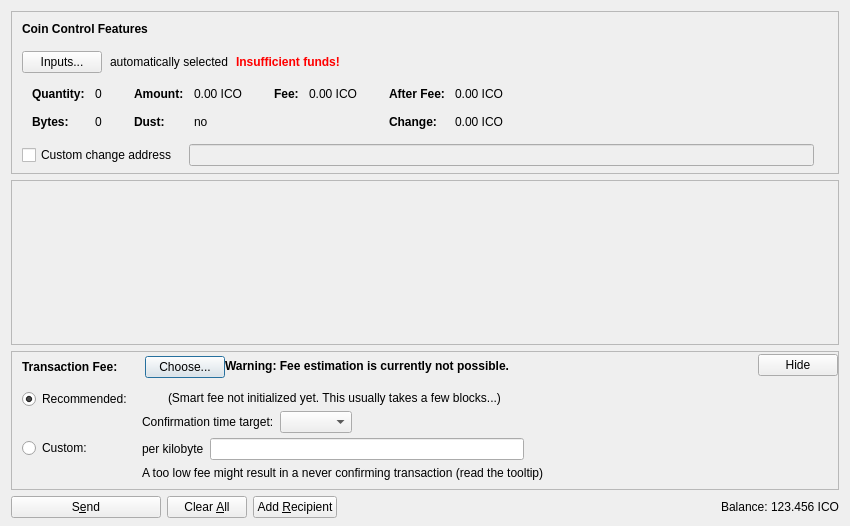
<?xml version="1.0" encoding="UTF-8"?>
<ui version="4.0">
 <class>SendCoinsDialog</class>
 <widget class="QDialog" name="SendCoinsDialog">
  <property name="geometry">
   <rect>
    <x>0</x>
    <y>0</y>
    <width>850</width>
    <height>526</height>
   </rect>
  </property>
  <property name="windowTitle">
   <string>Send Coins</string>
  </property>
  <layout class="QVBoxLayout" name="verticalLayout" stretch="0,1,0,0">
   <property name="bottomMargin">
    <number>8</number>
   </property>
   <item>
    <widget class="QFrame" name="frameCoinControl">
     <property name="sizePolicy">
      <sizepolicy hsizetype="Expanding" vsizetype="Expanding">
       <horstretch>0</horstretch>
       <verstretch>0</verstretch>
      </sizepolicy>
     </property>
     <property name="maximumSize">
      <size>
       <width>16777215</width>
       <height>16777215</height>
      </size>
     </property>
     <property name="frameShape">
      <enum>QFrame::StyledPanel</enum>
     </property>
     <property name="frameShadow">
      <enum>QFrame::Sunken</enum>
     </property>
     <layout class="QVBoxLayout" name="verticalLayoutCoinControl2">
      <property name="spacing">
       <number>0</number>
      </property>
      <property name="leftMargin">
       <number>0</number>
      </property>
      <property name="topMargin">
       <number>0</number>
      </property>
      <property name="rightMargin">
       <number>0</number>
      </property>
      <property name="bottomMargin">
       <number>6</number>
      </property>
      <item>
       <layout class="QVBoxLayout" name="verticalLayoutCoinControl" stretch="0,0,0,0,1">
        <property name="spacing">
         <number>0</number>
        </property>
        <property name="leftMargin">
         <number>10</number>
        </property>
        <property name="topMargin">
         <number>10</number>
        </property>
        <item>
         <layout class="QHBoxLayout" name="horizontalLayoutCoinControl1">
          <property name="bottomMargin">
           <number>15</number>
          </property>
          <item>
           <widget class="QLabel" name="labelCoinControlFeatures">
            <property name="sizePolicy">
             <sizepolicy hsizetype="Preferred" vsizetype="Maximum">
              <horstretch>0</horstretch>
              <verstretch>0</verstretch>
             </sizepolicy>
            </property>
            <property name="font">
             <font>
              <weight>75</weight>
              <bold>true</bold>
             </font>
            </property>
            <property name="styleSheet">
             <string notr="true">font-weight:bold;</string>
            </property>
            <property name="text">
             <string>Coin Control Features</string>
            </property>
           </widget>
          </item>
         </layout>
        </item>
        <item>
         <layout class="QHBoxLayout" name="horizontalLayoutCoinControl2" stretch="0,0,0,0">
          <property name="spacing">
           <number>8</number>
          </property>
          <property name="bottomMargin">
           <number>10</number>
          </property>
          <item>
           <widget class="QPushButton" name="pushButtonCoinControl">
            <property name="styleSheet">
             <string notr="true"/>
            </property>
            <property name="text">
             <string>Inputs...</string>
            </property>
            <property name="autoDefault">
             <bool>false</bool>
            </property>
           </widget>
          </item>
          <item>
           <widget class="QLabel" name="labelCoinControlAutomaticallySelected">
            <property name="text">
             <string>automatically selected</string>
            </property>
            <property name="margin">
             <number>5</number>
            </property>
           </widget>
          </item>
          <item>
           <widget class="QLabel" name="labelCoinControlInsuffFunds">
            <property name="font">
             <font>
              <weight>75</weight>
              <bold>true</bold>
             </font>
            </property>
            <property name="styleSheet">
             <string notr="true">color:red;font-weight:bold;</string>
            </property>
            <property name="text">
             <string>Insufficient funds!</string>
            </property>
            <property name="margin">
             <number>5</number>
            </property>
           </widget>
          </item>
          <item>
           <spacer name="horizontalSpacerCoinControl">
            <property name="orientation">
             <enum>Qt::Horizontal</enum>
            </property>
            <property name="sizeHint" stdset="0">
             <size>
              <width>40</width>
              <height>1</height>
             </size>
            </property>
           </spacer>
          </item>
         </layout>
        </item>
        <item>
         <widget class="QWidget" name="widgetCoinControl" native="true">
          <property name="sizePolicy">
           <sizepolicy hsizetype="Preferred" vsizetype="Preferred">
            <horstretch>0</horstretch>
            <verstretch>0</verstretch>
           </sizepolicy>
          </property>
          <property name="minimumSize">
           <size>
            <width>0</width>
            <height>0</height>
           </size>
          </property>
          <property name="styleSheet">
           <string notr="true"/>
          </property>
          <layout class="QHBoxLayout" name="horizontalLayoutCoinControl5">
           <property name="leftMargin">
            <number>0</number>
           </property>
           <property name="topMargin">
            <number>0</number>
           </property>
           <property name="rightMargin">
            <number>0</number>
           </property>
           <property name="bottomMargin">
            <number>0</number>
           </property>
           <item>
            <layout class="QHBoxLayout" name="horizontalLayoutCoinControl3" stretch="0,0,0,1">
             <property name="spacing">
              <number>20</number>
             </property>
             <property name="topMargin">
              <number>0</number>
             </property>
             <property name="bottomMargin">
              <number>10</number>
             </property>
             <item>
              <layout class="QFormLayout" name="formLayoutCoinControl1">
               <property name="horizontalSpacing">
                <number>10</number>
               </property>
               <property name="verticalSpacing">
                <number>14</number>
               </property>
               <property name="leftMargin">
                <number>10</number>
               </property>
               <property name="topMargin">
                <number>4</number>
               </property>
               <property name="rightMargin">
                <number>6</number>
               </property>
               <item row="0" column="0">
                <widget class="QLabel" name="labelCoinControlQuantityText">
                 <property name="font">
                  <font>
                   <weight>75</weight>
                   <bold>true</bold>
                  </font>
                 </property>
                 <property name="text">
                  <string>Quantity:</string>
                 </property>
                 <property name="margin">
                  <number>0</number>
                 </property>
                </widget>
               </item>
               <item row="0" column="1">
                <widget class="QLabel" name="labelCoinControlQuantity">
                 <property name="cursor">
                  <cursorShape>IBeamCursor</cursorShape>
                 </property>
                 <property name="contextMenuPolicy">
                  <enum>Qt::ActionsContextMenu</enum>
                 </property>
                 <property name="text">
                  <string notr="true">0</string>
                 </property>
                 <property name="margin">
                  <number>0</number>
                 </property>
                 <property name="textInteractionFlags">
                  <set>Qt::LinksAccessibleByMouse|Qt::TextSelectableByKeyboard|Qt::TextSelectableByMouse</set>
                 </property>
                </widget>
               </item>
               <item row="1" column="0">
                <widget class="QLabel" name="labelCoinControlBytesText">
                 <property name="font">
                  <font>
                   <weight>75</weight>
                   <bold>true</bold>
                  </font>
                 </property>
                 <property name="text">
                  <string>Bytes:</string>
                 </property>
                </widget>
               </item>
               <item row="1" column="1">
                <widget class="QLabel" name="labelCoinControlBytes">
                 <property name="cursor">
                  <cursorShape>IBeamCursor</cursorShape>
                 </property>
                 <property name="contextMenuPolicy">
                  <enum>Qt::ActionsContextMenu</enum>
                 </property>
                 <property name="text">
                  <string notr="true">0</string>
                 </property>
                 <property name="textInteractionFlags">
                  <set>Qt::LinksAccessibleByMouse|Qt::TextSelectableByKeyboard|Qt::TextSelectableByMouse</set>
                 </property>
                </widget>
               </item>
              </layout>
             </item>
             <item>
              <layout class="QFormLayout" name="formLayoutCoinControl2">
               <property name="horizontalSpacing">
                <number>10</number>
               </property>
               <property name="verticalSpacing">
                <number>14</number>
               </property>
               <property name="leftMargin">
                <number>6</number>
               </property>
               <property name="topMargin">
                <number>4</number>
               </property>
               <property name="rightMargin">
                <number>6</number>
               </property>
               <item row="0" column="0">
                <widget class="QLabel" name="labelCoinControlAmountText">
                 <property name="font">
                  <font>
                   <weight>75</weight>
                   <bold>true</bold>
                  </font>
                 </property>
                 <property name="text">
                  <string>Amount:</string>
                 </property>
                 <property name="margin">
                  <number>0</number>
                 </property>
                </widget>
               </item>
               <item row="0" column="1">
                <widget class="QLabel" name="labelCoinControlAmount">
                 <property name="cursor">
                  <cursorShape>IBeamCursor</cursorShape>
                 </property>
                 <property name="contextMenuPolicy">
                  <enum>Qt::ActionsContextMenu</enum>
                 </property>
                 <property name="text">
                  <string notr="true">0.00 ICO</string>
                 </property>
                 <property name="textInteractionFlags">
                  <set>Qt::LinksAccessibleByMouse|Qt::TextSelectableByKeyboard|Qt::TextSelectableByMouse</set>
                 </property>
                </widget>
               </item>
               <item row="1" column="0">
                <widget class="QLabel" name="labelCoinControlLowOutputText">
                 <property name="font">
                  <font>
                   <weight>75</weight>
                   <bold>true</bold>
                  </font>
                 </property>
                 <property name="text">
                  <string>Dust:</string>
                 </property>
                </widget>
               </item>
               <item row="1" column="1">
                <widget class="QLabel" name="labelCoinControlLowOutput">
                 <property name="cursor">
                  <cursorShape>IBeamCursor</cursorShape>
                 </property>
                 <property name="contextMenuPolicy">
                  <enum>Qt::ActionsContextMenu</enum>
                 </property>
                 <property name="text">
                  <string notr="true">no</string>
                 </property>
                 <property name="textInteractionFlags">
                  <set>Qt::LinksAccessibleByMouse|Qt::TextSelectableByKeyboard|Qt::TextSelectableByMouse</set>
                 </property>
                </widget>
               </item>
              </layout>
             </item>
             <item>
              <layout class="QFormLayout" name="formLayoutCoinControl3">
               <property name="horizontalSpacing">
                <number>10</number>
               </property>
               <property name="verticalSpacing">
                <number>14</number>
               </property>
               <property name="leftMargin">
                <number>6</number>
               </property>
               <property name="topMargin">
                <number>4</number>
               </property>
               <property name="rightMargin">
                <number>6</number>
               </property>
               <item row="0" column="0">
                <widget class="QLabel" name="labelCoinControlFeeText">
                 <property name="font">
                  <font>
                   <weight>75</weight>
                   <bold>true</bold>
                  </font>
                 </property>
                 <property name="text">
                  <string>Fee:</string>
                 </property>
                 <property name="margin">
                  <number>0</number>
                 </property>
                </widget>
               </item>
               <item row="0" column="1">
                <widget class="QLabel" name="labelCoinControlFee">
                 <property name="cursor">
                  <cursorShape>IBeamCursor</cursorShape>
                 </property>
                 <property name="contextMenuPolicy">
                  <enum>Qt::ActionsContextMenu</enum>
                 </property>
                 <property name="text">
                  <string notr="true">0.00 ICO</string>
                 </property>
                 <property name="textInteractionFlags">
                  <set>Qt::LinksAccessibleByMouse|Qt::TextSelectableByKeyboard|Qt::TextSelectableByMouse</set>
                 </property>
                </widget>
               </item>
              </layout>
             </item>
             <item>
              <layout class="QFormLayout" name="formLayoutCoinControl4">
               <property name="horizontalSpacing">
                <number>10</number>
               </property>
               <property name="verticalSpacing">
                <number>14</number>
               </property>
               <property name="leftMargin">
                <number>6</number>
               </property>
               <property name="topMargin">
                <number>4</number>
               </property>
               <property name="rightMargin">
                <number>6</number>
               </property>
               <item row="0" column="0">
                <widget class="QLabel" name="labelCoinControlAfterFeeText">
                 <property name="font">
                  <font>
                   <weight>75</weight>
                   <bold>true</bold>
                  </font>
                 </property>
                 <property name="text">
                  <string>After Fee:</string>
                 </property>
                 <property name="margin">
                  <number>0</number>
                 </property>
                </widget>
               </item>
               <item row="0" column="1">
                <widget class="QLabel" name="labelCoinControlAfterFee">
                 <property name="cursor">
                  <cursorShape>IBeamCursor</cursorShape>
                 </property>
                 <property name="contextMenuPolicy">
                  <enum>Qt::ActionsContextMenu</enum>
                 </property>
                 <property name="text">
                  <string notr="true">0.00 ICO</string>
                 </property>
                 <property name="textInteractionFlags">
                  <set>Qt::LinksAccessibleByMouse|Qt::TextSelectableByKeyboard|Qt::TextSelectableByMouse</set>
                 </property>
                </widget>
               </item>
               <item row="1" column="0">
                <widget class="QLabel" name="labelCoinControlChangeText">
                 <property name="font">
                  <font>
                   <weight>75</weight>
                   <bold>true</bold>
                  </font>
                 </property>
                 <property name="text">
                  <string>Change:</string>
                 </property>
                </widget>
               </item>
               <item row="1" column="1">
                <widget class="QLabel" name="labelCoinControlChange">
                 <property name="cursor">
                  <cursorShape>IBeamCursor</cursorShape>
                 </property>
                 <property name="contextMenuPolicy">
                  <enum>Qt::ActionsContextMenu</enum>
                 </property>
                 <property name="text">
                  <string notr="true">0.00 ICO</string>
                 </property>
                 <property name="textInteractionFlags">
                  <set>Qt::LinksAccessibleByMouse|Qt::TextSelectableByKeyboard|Qt::TextSelectableByMouse</set>
                 </property>
                </widget>
               </item>
              </layout>
             </item>
            </layout>
           </item>
          </layout>
         </widget>
        </item>
        <item>
         <layout class="QHBoxLayout" name="horizontalLayoutCoinControl4" stretch="0,0,0">
          <property name="spacing">
           <number>12</number>
          </property>
          <property name="sizeConstraint">
           <enum>QLayout::SetDefaultConstraint</enum>
          </property>
          <property name="topMargin">
           <number>5</number>
          </property>
          <property name="rightMargin">
           <number>5</number>
          </property>
          <item>
           <widget class="QCheckBox" name="checkBoxCoinControlChange">
            <property name="toolTip">
             <string>If this is activated, but the change address is empty or invalid, change will be sent to a newly generated address.</string>
            </property>
            <property name="text">
             <string>Custom change address</string>
            </property>
           </widget>
          </item>
          <item>
           <widget class="QValidatedLineEdit" name="lineEditCoinControlChange">
            <property name="enabled">
             <bool>false</bool>
            </property>
            <property name="sizePolicy">
             <sizepolicy hsizetype="Expanding" vsizetype="Fixed">
              <horstretch>0</horstretch>
              <verstretch>0</verstretch>
             </sizepolicy>
            </property>
           </widget>
          </item>
          <item>
           <widget class="QLabel" name="labelCoinControlChangeLabel">
            <property name="sizePolicy">
             <sizepolicy hsizetype="Preferred" vsizetype="Expanding">
              <horstretch>0</horstretch>
              <verstretch>0</verstretch>
             </sizepolicy>
            </property>
            <property name="minimumSize">
             <size>
              <width>0</width>
              <height>0</height>
             </size>
            </property>
            <property name="text">
             <string/>
            </property>
            <property name="margin">
             <number>3</number>
            </property>
           </widget>
          </item>
         </layout>
        </item>
        <item>
         <spacer name="verticalSpacerCoinControl">
          <property name="orientation">
           <enum>Qt::Vertical</enum>
          </property>
          <property name="sizeHint" stdset="0">
           <size>
            <width>800</width>
            <height>1</height>
           </size>
          </property>
         </spacer>
        </item>
       </layout>
      </item>
     </layout>
    </widget>
   </item>
   <item>
    <widget class="QScrollArea" name="scrollArea">
     <property name="widgetResizable">
      <bool>true</bool>
     </property>
     <widget class="QWidget" name="scrollAreaWidgetContents">
      <property name="geometry">
       <rect>
        <x>0</x>
        <y>0</y>
        <width>830</width>
        <height>104</height>
       </rect>
      </property>
      <layout class="QVBoxLayout" name="verticalLayout_2" stretch="0,1">
       <property name="leftMargin">
        <number>0</number>
       </property>
       <property name="topMargin">
        <number>0</number>
       </property>
       <property name="rightMargin">
        <number>0</number>
       </property>
       <property name="bottomMargin">
        <number>0</number>
       </property>
       <item>
        <layout class="QVBoxLayout" name="entries">
         <property name="spacing">
          <number>6</number>
         </property>
        </layout>
       </item>
       <item>
        <spacer name="verticalSpacer">
         <property name="orientation">
          <enum>Qt::Vertical</enum>
         </property>
         <property name="sizeHint" stdset="0">
          <size>
           <width>20</width>
           <height>40</height>
          </size>
         </property>
        </spacer>
       </item>
      </layout>
     </widget>
    </widget>
   </item>
   <item>
    <widget class="QFrame" name="frameFee">
     <property name="sizePolicy">
      <sizepolicy hsizetype="Expanding" vsizetype="Expanding">
       <horstretch>0</horstretch>
       <verstretch>0</verstretch>
      </sizepolicy>
     </property>
     <property name="maximumSize">
      <size>
       <width>16777215</width>
       <height>16777215</height>
      </size>
     </property>
     <property name="frameShape">
      <enum>QFrame::StyledPanel</enum>
     </property>
     <property name="frameShadow">
      <enum>QFrame::Sunken</enum>
     </property>
     <layout class="QVBoxLayout" name="verticalLayoutFee1">
      <property name="spacing">
       <number>0</number>
      </property>
      <property name="leftMargin">
       <number>0</number>
      </property>
      <property name="topMargin">
       <number>0</number>
      </property>
      <property name="rightMargin">
       <number>0</number>
      </property>
      <property name="bottomMargin">
       <number>0</number>
      </property>
      <item>
       <layout class="QVBoxLayout" name="verticalLayoutFee2" stretch="0,0,0">
        <property name="spacing">
         <number>0</number>
        </property>
        <property name="leftMargin">
         <number>10</number>
        </property>
        <property name="topMargin">
         <number>0</number>
        </property>
        <item>
         <layout class="QHBoxLayout" name="horizontalLayoutFee1">
          <property name="bottomMargin">
           <number>0</number>
          </property>
          <item>
           <layout class="QVBoxLayout" name="verticalLayoutFee7">
            <property name="spacing">
             <number>0</number>
            </property>
            <item>
             <spacer name="verticalSpacerSmartFee">
              <property name="orientation">
               <enum>Qt::Vertical</enum>
              </property>
              <property name="sizeType">
               <enum>QSizePolicy::Fixed</enum>
              </property>
              <property name="sizeHint" stdset="0">
               <size>
                <width>1</width>
                <height>4</height>
               </size>
              </property>
             </spacer>
            </item>
            <item>
             <layout class="QHBoxLayout" name="horizontalLayoutSmartFee">
              <property name="spacing">
               <number>10</number>
              </property>
              <item>
               <widget class="QLabel" name="labelFeeHeadline">
                <property name="sizePolicy">
                 <sizepolicy hsizetype="Preferred" vsizetype="Maximum">
                  <horstretch>0</horstretch>
                  <verstretch>0</verstretch>
                 </sizepolicy>
                </property>
                <property name="font">
                 <font>
                  <weight>75</weight>
                  <bold>true</bold>
                 </font>
                </property>
                <property name="styleSheet">
                 <string notr="true">font-weight:bold;</string>
                </property>
                <property name="text">
                 <string>Transaction Fee:</string>
                </property>
               </widget>
              </item>
              <item>
               <widget class="QLabel" name="labelFeeMinimized">
                <property name="text">
                 <string/>
                </property>
               </widget>
              </item>
              <item>
               <widget class="QPushButton" name="buttonChooseFee">
                <property name="text">
                 <string>Choose...</string>
                </property>
               </widget>
              </item>
             </layout>
            </item>
            <item>
             <spacer name="verticalSpacer_5">
              <property name="orientation">
               <enum>Qt::Vertical</enum>
              </property>
              <property name="sizeHint" stdset="0">
               <size>
                <width>1</width>
                <height>1</height>
               </size>
              </property>
             </spacer>
            </item>
           </layout>
          </item>
          <item>
           <widget class="QLabel" name="fallbackFeeWarningLabel">
            <property name="toolTip">
             <string>Using the fallbackfee can result in sending a transaction that will take several hours or days (or never) to confirm. Consider choosing your fee manually or wait until you have validated the complete chain.</string>
            </property>
            <property name="font">
            <font>
                <weight>75</weight>
                <bold>true</bold>
            </font>
            </property>
            <property name="text">
             <string>Warning: Fee estimation is currently not possible.</string>
            </property>
            <property name="wordWrap">
             <bool>false</bool>
            </property>
           </widget>
          </item>
          <item>
           <spacer name="horizontalSpacer_4">
            <property name="orientation">
             <enum>Qt::Horizontal</enum>
            </property>
            <property name="sizeType">
             <enum>QSizePolicy::MinimumExpanding</enum>
            </property>
            <property name="sizeHint" stdset="0">
             <size>
              <width>40</width>
              <height>20</height>
             </size>
            </property>
           </spacer>
          </item>
          <item>
           <widget class="QPushButton" name="buttonMinimizeFee">
            <property name="toolTip">
             <string>collapse fee-settings</string>
            </property>
            <property name="text">
             <string>Hide</string>
            </property>
           </widget>
          </item>
         </layout>
        </item>
        <item>
         <widget class="QFrame" name="frameFeeSelection">
          <layout class="QVBoxLayout" name="verticalLayoutFee12">
           <property name="spacing">
            <number>0</number>
           </property>
           <property name="leftMargin">
            <number>0</number>
           </property>
           <property name="topMargin">
            <number>0</number>
           </property>
           <property name="rightMargin">
            <number>0</number>
           </property>
           <property name="bottomMargin">
            <number>0</number>
           </property>
           <item>
            <layout class="QGridLayout" name="gridLayoutFee">
             <property name="topMargin">
              <number>10</number>
             </property>
             <property name="bottomMargin">
              <number>4</number>
             </property>
             <property name="horizontalSpacing">
              <number>10</number>
             </property>
             <property name="verticalSpacing">
              <number>4</number>
             </property>
             <item row="1" column="1">
              <layout class="QVBoxLayout" name="verticalLayoutFee8">
               <property name="spacing">
                <number>6</number>
               </property>
               <item>
                <layout class="QHBoxLayout" name="horizontalLayoutFee13">
                 <item>
                  <widget class="QLabel" name="labelCustomPerKilobyte">
                   <property name="toolTip">
                    <string>Specify a custom fee per kB (1,000 bytes) of the transaction's virtual size.

Note:  Since the fee is calculated on a per-byte basis, a fee of "100 satoshis per kB" for a transaction size of 500 bytes (half of 1 kB) would ultimately yield a fee of only 50 satoshis.</string>
                   </property>
                   <property name="text">
                    <string>per kilobyte</string>
                   </property>
                  </widget>
                 </item>
                 <item>
                  <widget class="BitcoinAmountField" name="customFee"/>
                 </item>
                 <item>
                  <spacer name="horizontalSpacer_6">
                   <property name="orientation">
                    <enum>Qt::Horizontal</enum>
                   </property>
                   <property name="sizeHint" stdset="0">
                    <size>
                     <width>1</width>
                     <height>1</height>
                    </size>
                   </property>
                  </spacer>
                 </item>
                </layout>
               </item>
               <item>
                <layout class="QHBoxLayout" name="horizontalLayoutFee8">
                 <item>
                  <widget class="QLabel" name="labelCustomFeeWarning">
                   <property name="enabled">
                    <bool>true</bool>
                   </property>
                   <property name="toolTip">
                    <string>When there is less transaction volume than space in the blocks, miners as well as relaying nodes may enforce a minimum fee. Paying only this minimum fee is just fine, but be aware that this can result in a never confirming transaction once there is more demand for icountcoins transactions than the network can process.</string>
                   </property>
                   <property name="text">
                    <string>A too low fee might result in a never confirming transaction (read the tooltip)</string>
                   </property>
                  </widget>
                 </item>
                 <item>
                  <spacer name="horizontalSpacer_2">
                   <property name="orientation">
                    <enum>Qt::Horizontal</enum>
                   </property>
                   <property name="sizeHint" stdset="0">
                    <size>
                     <width>1</width>
                     <height>1</height>
                    </size>
                   </property>
                  </spacer>
                 </item>
                </layout>
               </item>
              </layout>
             </item>
             <item row="0" column="0">
              <layout class="QVBoxLayout" name="verticalLayoutFee4" stretch="0,1">
               <item>
                <widget class="QRadioButton" name="radioSmartFee">
                 <property name="text">
                  <string>Recommended:</string>
                 </property>
                 <property name="checked">
                  <bool>true</bool>
                 </property>
                 <attribute name="buttonGroup">
                  <string notr="true">groupFee</string>
                 </attribute>
                </widget>
               </item>
               <item>
                <spacer name="verticalSpacer_2">
                 <property name="orientation">
                  <enum>Qt::Vertical</enum>
                 </property>
                 <property name="sizeHint" stdset="0">
                  <size>
                   <width>1</width>
                   <height>1</height>
                  </size>
                 </property>
                </spacer>
               </item>
              </layout>
             </item>
             <item row="1" column="0">
              <layout class="QVBoxLayout" name="verticalLayoutFee9" stretch="0,1">
               <item>
                <widget class="QRadioButton" name="radioCustomFee">
                 <property name="text">
                  <string>Custom:</string>
                 </property>
                 <attribute name="buttonGroup">
                  <string notr="true">groupFee</string>
                 </attribute>
                </widget>
               </item>
               <item>
                <spacer name="verticalSpacer_6">
                 <property name="orientation">
                  <enum>Qt::Vertical</enum>
                 </property>
                 <property name="sizeHint" stdset="0">
                  <size>
                   <width>1</width>
                   <height>1</height>
                  </size>
                 </property>
                </spacer>
               </item>
              </layout>
             </item>
             <item row="0" column="1">
              <layout class="QVBoxLayout" name="verticalLayoutFee3" stretch="0,0,1">
               <property name="spacing">
                <number>6</number>
               </property>
               <property name="topMargin">
                <number>2</number>
               </property>
               <item>
                <layout class="QHBoxLayout" name="horizontalLayoutFee12">
                 <item>
                  <widget class="QLabel" name="labelSmartFee">
                   <property name="text">
                    <string/>
                   </property>
                  </widget>
                 </item>
                 <item>
                  <widget class="QLabel" name="labelFeeEstimation">
                   <property name="text">
                    <string/>
                   </property>
                  </widget>
                 </item>
                 <item>
                  <widget class="QLabel" name="labelSmartFee2">
                   <property name="text">
                    <string>(Smart fee not initialized yet. This usually takes a few blocks...)</string>
                   </property>
                  </widget>
                 </item>
                 <item>
                  <spacer name="horizontalSpacer_5">
                   <property name="orientation">
                    <enum>Qt::Horizontal</enum>
                   </property>
                   <property name="sizeHint" stdset="0">
                    <size>
                     <width>1</width>
                     <height>1</height>
                    </size>
                   </property>
                  </spacer>
                 </item>
                </layout>
               </item>
               <item>
                <layout class="QHBoxLayout" name="horizontalLayoutFee9">
                 <item>
                  <layout class="QVBoxLayout" name="verticalLayoutFee6">
                   <item>
                    <widget class="QLabel" name="labelSmartFee3">
                     <property name="text">
                      <string>Confirmation time target:</string>
                     </property>
                    </widget>
                   </item>
                  </layout>
                 </item>
                 <item>
                  <layout class="QVBoxLayout" name="verticalLayoutFee5">
                   <property name="rightMargin">
                    <number>30</number>
                   </property>
                   <item>
                    <layout class="QHBoxLayout" name="horizontalLayoutConfTarget">
                     <property name="bottomMargin">
                      <number>0</number>
                     </property>
                     <item>
                      <widget class="QComboBox" name="confTargetSelector"/>
                     </item>
                     <item>
                      <spacer name="horizontalSpacerConfTarget">
                       <property name="orientation">
                        <enum>Qt::Horizontal</enum>
                       </property>
                       <property name="sizeHint" stdset="0">
                        <size>
                         <width>40</width>
                         <height>20</height>
                        </size>
                       </property>
                      </spacer>
                     </item>
                    </layout>
                   </item>
                  </layout>
                 </item>
                </layout>
               </item>
               <item>
                <spacer name="verticalSpacer_4">
                 <property name="orientation">
                  <enum>Qt::Vertical</enum>
                 </property>
                 <property name="sizeHint" stdset="0">
                  <size>
                   <width>1</width>
                   <height>1</height>
                  </size>
                 </property>
                </spacer>
               </item>
              </layout>
             </item>
            </layout>
           </item>
          </layout>
         </widget>
        </item>
        <item>
         <spacer name="verticalSpacerFee">
          <property name="orientation">
           <enum>Qt::Vertical</enum>
          </property>
          <property name="sizeHint" stdset="0">
           <size>
            <width>40</width>
            <height>5</height>
           </size>
          </property>
         </spacer>
        </item>
       </layout>
      </item>
     </layout>
    </widget>
   </item>
   <item>
    <layout class="QHBoxLayout" name="horizontalLayout">
     <item>
      <widget class="QPushButton" name="sendButton">
       <property name="minimumSize">
        <size>
         <width>150</width>
         <height>0</height>
        </size>
       </property>
       <property name="toolTip">
        <string>Confirm the send action</string>
       </property>
       <property name="text">
        <string>S&amp;end</string>
       </property>
       <property name="icon">
        <iconset resource="../bitcoin.qrc">
         <normaloff>:/icons/send</normaloff>:/icons/send</iconset>
       </property>
       <property name="autoDefault">
        <bool>false</bool>
       </property>
       <property name="default">
        <bool>false</bool>
       </property>
      </widget>
     </item>
     <item>
      <widget class="QPushButton" name="clearButton">
       <property name="sizePolicy">
        <sizepolicy hsizetype="Minimum" vsizetype="Fixed">
         <horstretch>0</horstretch>
         <verstretch>0</verstretch>
        </sizepolicy>
       </property>
       <property name="toolTip">
        <string>Clear all fields of the form.</string>
       </property>
       <property name="text">
        <string>Clear &amp;All</string>
       </property>
       <property name="icon">
        <iconset resource="../bitcoin.qrc">
         <normaloff>:/icons/remove</normaloff>:/icons/remove</iconset>
       </property>
       <property name="autoDefault">
        <bool>false</bool>
       </property>
      </widget>
     </item>
     <item>
      <widget class="QPushButton" name="addButton">
       <property name="toolTip">
        <string>Send to multiple recipients at once</string>
       </property>
       <property name="text">
        <string>Add &amp;Recipient</string>
       </property>
       <property name="icon">
        <iconset resource="../bitcoin.qrc">
         <normaloff>:/icons/add</normaloff>:/icons/add</iconset>
       </property>
       <property name="autoDefault">
        <bool>false</bool>
       </property>
      </widget>
     </item>
     <item>
      <spacer name="horizontalSpacer">
       <property name="orientation">
        <enum>Qt::Horizontal</enum>
       </property>
       <property name="sizeHint" stdset="0">
        <size>
         <width>40</width>
         <height>20</height>
        </size>
       </property>
      </spacer>
     </item>
     <item>
      <layout class="QHBoxLayout" name="horizontalLayout_2">
       <property name="spacing">
        <number>3</number>
       </property>
       <item>
        <widget class="QLabel" name="label">
         <property name="sizePolicy">
          <sizepolicy hsizetype="Preferred" vsizetype="Fixed">
           <horstretch>0</horstretch>
           <verstretch>0</verstretch>
          </sizepolicy>
         </property>
         <property name="text">
          <string>Balance:</string>
         </property>
        </widget>
       </item>
       <item>
        <widget class="QLabel" name="labelBalance">
         <property name="sizePolicy">
          <sizepolicy hsizetype="Preferred" vsizetype="Fixed">
           <horstretch>0</horstretch>
           <verstretch>0</verstretch>
          </sizepolicy>
         </property>
         <property name="cursor">
          <cursorShape>IBeamCursor</cursorShape>
         </property>
         <property name="text">
          <string notr="true">123.456 ICO</string>
         </property>
         <property name="textInteractionFlags">
          <set>Qt::LinksAccessibleByMouse|Qt::TextSelectableByKeyboard|Qt::TextSelectableByMouse</set>
         </property>
        </widget>
       </item>
      </layout>
     </item>
    </layout>
   </item>
  </layout>
 </widget>
 <customwidgets>
  <customwidget>
   <class>QValidatedLineEdit</class>
   <extends>QLineEdit</extends>
   <header>qt/qvalidatedlineedit.h</header>
  </customwidget>
  <customwidget>
   <class>BitcoinAmountField</class>
   <extends>QLineEdit</extends>
   <header>qt/bitcoinamountfield.h</header>
   <container>1</container>
  </customwidget>
 </customwidgets>
 <resources>
  <include location="../bitcoin.qrc"/>
 </resources>
 <connections/>
 <buttongroups>
  <buttongroup name="groupFee"/>
 </buttongroups>
</ui>
